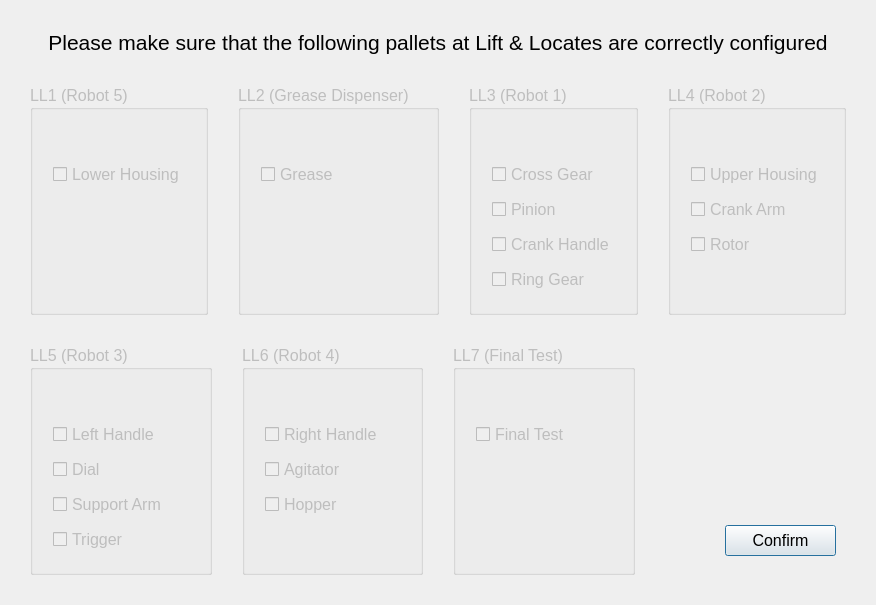
<?xml version="1.0" encoding="UTF-8"?>
<ui version="4.0">
 <class>PalletInitDialog</class>
 <widget class="QDialog" name="PalletInitDialog">
  <property name="geometry">
   <rect>
    <x>0</x>
    <y>0</y>
    <width>851</width>
    <height>581</height>
   </rect>
  </property>
  <property name="windowTitle">
   <string>Pallet Initialization</string>
  </property>
  <layout class="QVBoxLayout" name="verticalLayout_8">
   <property name="spacing">
    <number>30</number>
   </property>
   <property name="leftMargin">
    <number>30</number>
   </property>
   <property name="topMargin">
    <number>30</number>
   </property>
   <property name="rightMargin">
    <number>30</number>
   </property>
   <property name="bottomMargin">
    <number>30</number>
   </property>
   <item>
    <widget class="QLabel" name="label">
     <property name="font">
      <font>
       <pointsize>16</pointsize>
      </font>
     </property>
     <property name="text">
      <string>Please make sure that the following pallets at Lift &amp; Locates are correctly configured</string>
     </property>
     <property name="alignment">
      <set>Qt::AlignCenter</set>
     </property>
    </widget>
   </item>
   <item>
    <layout class="QHBoxLayout" name="horizontalLayout">
     <property name="spacing">
      <number>30</number>
     </property>
     <item>
      <widget class="QGroupBox" name="ll_1">
       <property name="enabled">
        <bool>false</bool>
       </property>
       <property name="font">
        <font>
         <pointsize>12</pointsize>
        </font>
       </property>
       <property name="title">
        <string>LL1 (Robot 5)</string>
       </property>
       <layout class="QVBoxLayout" name="verticalLayout">
        <property name="spacing">
         <number>10</number>
        </property>
        <property name="leftMargin">
         <number>20</number>
        </property>
        <property name="topMargin">
         <number>20</number>
        </property>
        <property name="rightMargin">
         <number>20</number>
        </property>
        <property name="bottomMargin">
         <number>20</number>
        </property>
        <item>
         <widget class="QLabel" name="pallet_1">
          <property name="font">
           <font>
            <pointsize>14</pointsize>
            <weight>75</weight>
            <bold>true</bold>
           </font>
          </property>
          <property name="text">
           <string/>
          </property>
          <property name="alignment">
           <set>Qt::AlignCenter</set>
          </property>
         </widget>
        </item>
        <item>
         <widget class="QCheckBox" name="lower_housing">
          <property name="text">
           <string>Lower Housing</string>
          </property>
         </widget>
        </item>
        <item>
         <spacer name="verticalSpacer">
          <property name="orientation">
           <enum>Qt::Vertical</enum>
          </property>
          <property name="sizeHint" stdset="0">
           <size>
            <width>20</width>
            <height>86</height>
           </size>
          </property>
         </spacer>
        </item>
       </layout>
      </widget>
     </item>
     <item>
      <widget class="QGroupBox" name="ll_2">
       <property name="enabled">
        <bool>false</bool>
       </property>
       <property name="font">
        <font>
         <pointsize>12</pointsize>
        </font>
       </property>
       <property name="title">
        <string>LL2 (Grease Dispenser)</string>
       </property>
       <layout class="QVBoxLayout" name="verticalLayout_2">
        <property name="spacing">
         <number>10</number>
        </property>
        <property name="leftMargin">
         <number>20</number>
        </property>
        <property name="topMargin">
         <number>20</number>
        </property>
        <property name="rightMargin">
         <number>20</number>
        </property>
        <property name="bottomMargin">
         <number>20</number>
        </property>
        <item>
         <widget class="QLabel" name="pallet_2">
          <property name="font">
           <font>
            <pointsize>14</pointsize>
            <weight>75</weight>
            <bold>true</bold>
           </font>
          </property>
          <property name="text">
           <string/>
          </property>
          <property name="alignment">
           <set>Qt::AlignCenter</set>
          </property>
         </widget>
        </item>
        <item>
         <widget class="QCheckBox" name="grease">
          <property name="text">
           <string>Grease</string>
          </property>
         </widget>
        </item>
        <item>
         <spacer name="verticalSpacer_2">
          <property name="orientation">
           <enum>Qt::Vertical</enum>
          </property>
          <property name="sizeHint" stdset="0">
           <size>
            <width>20</width>
            <height>74</height>
           </size>
          </property>
         </spacer>
        </item>
       </layout>
      </widget>
     </item>
     <item>
      <widget class="QGroupBox" name="ll_3">
       <property name="enabled">
        <bool>false</bool>
       </property>
       <property name="font">
        <font>
         <pointsize>12</pointsize>
        </font>
       </property>
       <property name="title">
        <string>LL3 (Robot 1)</string>
       </property>
       <layout class="QVBoxLayout" name="verticalLayout_3">
        <property name="spacing">
         <number>10</number>
        </property>
        <property name="leftMargin">
         <number>20</number>
        </property>
        <property name="topMargin">
         <number>20</number>
        </property>
        <property name="rightMargin">
         <number>20</number>
        </property>
        <property name="bottomMargin">
         <number>20</number>
        </property>
        <item>
         <widget class="QLabel" name="pallet_3">
          <property name="font">
           <font>
            <pointsize>14</pointsize>
            <weight>75</weight>
            <bold>true</bold>
           </font>
          </property>
          <property name="text">
           <string/>
          </property>
          <property name="alignment">
           <set>Qt::AlignCenter</set>
          </property>
         </widget>
        </item>
        <item>
         <widget class="QCheckBox" name="cross_gear">
          <property name="text">
           <string>Cross Gear</string>
          </property>
         </widget>
        </item>
        <item>
         <widget class="QCheckBox" name="pinion">
          <property name="text">
           <string>Pinion</string>
          </property>
         </widget>
        </item>
        <item>
         <widget class="QCheckBox" name="crank_handle">
          <property name="text">
           <string>Crank Handle</string>
          </property>
         </widget>
        </item>
        <item>
         <widget class="QCheckBox" name="ring_gear">
          <property name="text">
           <string>Ring Gear</string>
          </property>
         </widget>
        </item>
       </layout>
      </widget>
     </item>
     <item>
      <widget class="QGroupBox" name="ll_4">
       <property name="enabled">
        <bool>false</bool>
       </property>
       <property name="font">
        <font>
         <pointsize>12</pointsize>
        </font>
       </property>
       <property name="title">
        <string>LL4 (Robot 2)</string>
       </property>
       <layout class="QVBoxLayout" name="verticalLayout_4">
        <property name="spacing">
         <number>10</number>
        </property>
        <property name="leftMargin">
         <number>20</number>
        </property>
        <property name="topMargin">
         <number>20</number>
        </property>
        <property name="rightMargin">
         <number>20</number>
        </property>
        <property name="bottomMargin">
         <number>20</number>
        </property>
        <item>
         <widget class="QLabel" name="pallet_4">
          <property name="font">
           <font>
            <pointsize>14</pointsize>
            <weight>75</weight>
            <bold>true</bold>
           </font>
          </property>
          <property name="text">
           <string/>
          </property>
          <property name="alignment">
           <set>Qt::AlignCenter</set>
          </property>
         </widget>
        </item>
        <item>
         <widget class="QCheckBox" name="upper_housing">
          <property name="text">
           <string>Upper Housing</string>
          </property>
         </widget>
        </item>
        <item>
         <widget class="QCheckBox" name="crank_arm">
          <property name="text">
           <string>Crank Arm</string>
          </property>
         </widget>
        </item>
        <item>
         <widget class="QCheckBox" name="rotor">
          <property name="text">
           <string>Rotor</string>
          </property>
         </widget>
        </item>
        <item>
         <spacer name="verticalSpacer_4">
          <property name="orientation">
           <enum>Qt::Vertical</enum>
          </property>
          <property name="sizeHint" stdset="0">
           <size>
            <width>20</width>
            <height>74</height>
           </size>
          </property>
         </spacer>
        </item>
       </layout>
      </widget>
     </item>
    </layout>
   </item>
   <item>
    <layout class="QHBoxLayout" name="horizontalLayout_2">
     <property name="spacing">
      <number>30</number>
     </property>
     <item>
      <widget class="QGroupBox" name="ll_5">
       <property name="enabled">
        <bool>false</bool>
       </property>
       <property name="font">
        <font>
         <pointsize>12</pointsize>
        </font>
       </property>
       <property name="title">
        <string>LL5 (Robot 3)</string>
       </property>
       <layout class="QVBoxLayout" name="verticalLayout_6">
        <property name="spacing">
         <number>10</number>
        </property>
        <property name="leftMargin">
         <number>20</number>
        </property>
        <property name="topMargin">
         <number>20</number>
        </property>
        <property name="rightMargin">
         <number>20</number>
        </property>
        <property name="bottomMargin">
         <number>20</number>
        </property>
        <item>
         <widget class="QLabel" name="pallet_5">
          <property name="font">
           <font>
            <pointsize>14</pointsize>
            <weight>75</weight>
            <bold>true</bold>
           </font>
          </property>
          <property name="text">
           <string/>
          </property>
          <property name="alignment">
           <set>Qt::AlignCenter</set>
          </property>
         </widget>
        </item>
        <item>
         <widget class="QCheckBox" name="left_handle">
          <property name="text">
           <string>Left Handle</string>
          </property>
         </widget>
        </item>
        <item>
         <widget class="QCheckBox" name="dial">
          <property name="text">
           <string>Dial</string>
          </property>
         </widget>
        </item>
        <item>
         <widget class="QCheckBox" name="support_arm">
          <property name="text">
           <string>Support Arm</string>
          </property>
         </widget>
        </item>
        <item>
         <widget class="QCheckBox" name="trigger">
          <property name="text">
           <string>Trigger</string>
          </property>
         </widget>
        </item>
       </layout>
      </widget>
     </item>
     <item>
      <widget class="QGroupBox" name="ll_6">
       <property name="enabled">
        <bool>false</bool>
       </property>
       <property name="font">
        <font>
         <pointsize>12</pointsize>
        </font>
       </property>
       <property name="title">
        <string>LL6 (Robot 4)</string>
       </property>
       <layout class="QVBoxLayout" name="verticalLayout_5">
        <property name="spacing">
         <number>10</number>
        </property>
        <property name="leftMargin">
         <number>20</number>
        </property>
        <property name="topMargin">
         <number>20</number>
        </property>
        <property name="rightMargin">
         <number>20</number>
        </property>
        <property name="bottomMargin">
         <number>20</number>
        </property>
        <item>
         <widget class="QLabel" name="pallet_6">
          <property name="font">
           <font>
            <pointsize>14</pointsize>
            <weight>75</weight>
            <bold>true</bold>
           </font>
          </property>
          <property name="text">
           <string/>
          </property>
          <property name="alignment">
           <set>Qt::AlignCenter</set>
          </property>
         </widget>
        </item>
        <item>
         <widget class="QCheckBox" name="right_handle">
          <property name="text">
           <string>Right Handle</string>
          </property>
         </widget>
        </item>
        <item>
         <widget class="QCheckBox" name="agitator">
          <property name="text">
           <string>Agitator</string>
          </property>
         </widget>
        </item>
        <item>
         <widget class="QCheckBox" name="hopper">
          <property name="text">
           <string>Hopper</string>
          </property>
         </widget>
        </item>
        <item>
         <spacer name="verticalSpacer_5">
          <property name="orientation">
           <enum>Qt::Vertical</enum>
          </property>
          <property name="sizeHint" stdset="0">
           <size>
            <width>20</width>
            <height>74</height>
           </size>
          </property>
         </spacer>
        </item>
       </layout>
      </widget>
     </item>
     <item>
      <widget class="QGroupBox" name="ll_7">
       <property name="enabled">
        <bool>false</bool>
       </property>
       <property name="font">
        <font>
         <pointsize>12</pointsize>
        </font>
       </property>
       <property name="title">
        <string>LL7 (Final Test)</string>
       </property>
       <layout class="QVBoxLayout" name="verticalLayout_7">
        <property name="spacing">
         <number>10</number>
        </property>
        <property name="leftMargin">
         <number>20</number>
        </property>
        <property name="topMargin">
         <number>20</number>
        </property>
        <property name="rightMargin">
         <number>20</number>
        </property>
        <property name="bottomMargin">
         <number>20</number>
        </property>
        <item>
         <widget class="QLabel" name="pallet_7">
          <property name="font">
           <font>
            <pointsize>14</pointsize>
            <weight>75</weight>
            <bold>true</bold>
           </font>
          </property>
          <property name="text">
           <string/>
          </property>
          <property name="alignment">
           <set>Qt::AlignCenter</set>
          </property>
         </widget>
        </item>
        <item>
         <widget class="QCheckBox" name="final_test">
          <property name="text">
           <string>Final Test</string>
          </property>
         </widget>
        </item>
        <item>
         <spacer name="verticalSpacer_7">
          <property name="orientation">
           <enum>Qt::Vertical</enum>
          </property>
          <property name="sizeHint" stdset="0">
           <size>
            <width>20</width>
            <height>74</height>
           </size>
          </property>
         </spacer>
        </item>
       </layout>
      </widget>
     </item>
     <item>
      <widget class="QWidget" name="widget" native="true">
       <widget class="QPushButton" name="btn_confirm">
        <property name="geometry">
         <rect>
          <x>60</x>
          <y>180</y>
          <width>111</width>
          <height>31</height>
         </rect>
        </property>
        <property name="font">
         <font>
          <pointsize>12</pointsize>
         </font>
        </property>
        <property name="text">
         <string>Confirm</string>
        </property>
       </widget>
      </widget>
     </item>
    </layout>
   </item>
  </layout>
 </widget>
 <resources/>
 <connections/>
</ui>
